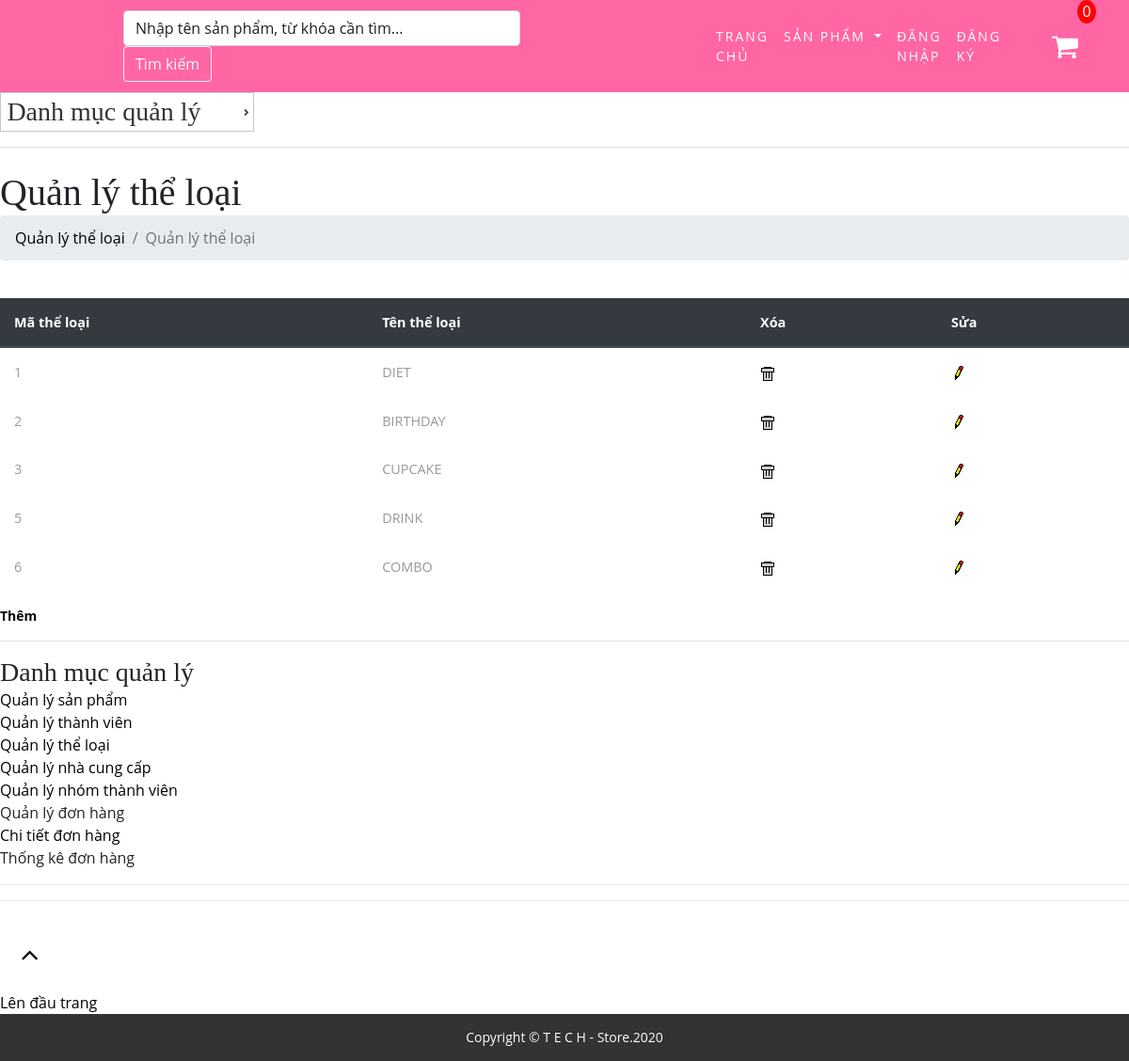
The app's page /admin.php?mod=category&act=manage with its own data.
### tables this page shows
CREATE TABLE `categories` (
  `CategoryID` int(11) NOT NULL,
  `CategoryName` varchar(255) NOT NULL,
  `Position` int(11) DEFAULT '0'
);

### Controller/Category/Manage.php (called while the page is built)
<?php
	include_once("Model/Category.php");
	$cat = new Category();
	$ret = $cat->getCategoryManage();
	include_once("View/Category/Manage.php");
?>

### Model/Category.php (called while the page is built, shortened)
<?php
include_once("DataProvider.php");
class Category{
	private $da;
	function __construct(){
		$this->da = new DataProvider();
	}
	function getCategoryManage(){
		$sql = "Select * from categories";
		return $this->da->FetchAll($sql);
	}
}
?>

### Model/DataProvider.php (called while the page is built, shortened)
<?php
	class DataProvider{
		private $link;
		function __construct()
		{
			$this->link=mysqli_connect("localhost","root","","storedb");
		}
		function  ExecuteQuery($sql)
		{
			mysqli_query($this->link,"set names utf8");
			return mysqli_query($this->link, $sql);
		}
		function FetchAll($sql){
			$arr=array();
			$r = $this->ExecuteQuery($sql);
			while($row = mysqli_fetch_assoc($r)){
				$arr[]=$row;
			}
			return $arr;
		}
	}
?>

### View/Category/Manage.php (the view)
<h1 class="mt-4">Quản lý thể loại</h1>
<ol class="breadcrumb mb-4">
    <li class="breadcrumb-item"><a href="~/View/Products/Manage.php">Quản lý thể loại</a></li>
    <li class="breadcrumb-item active">Quản lý thể loại</li>
</ol>
<div>
	<table class="table" style="margin-top: 40px;">
  		<thead class="thead-dark">
    	<tr>
      		<th scope="col">Mã thể loại</th>
      		<th scope="col">Tên thể loại</th>
      		<th scope="col">Xóa</th>
      		<th scope="col">Sửa</th>
    	</tr>
  		</thead>
    <?php
	foreach($ret as $row)
	{
		echo "<tr><td>";
		echo $row['CategoryID']."</td><td>";
		echo $row['CategoryName']."</td><td>";
		echo "<a href=\"adminManager.php?mod=category&act=delete&id=$row[CategoryID]\" onclick=\"return IsDelete()\"><img src=\"Images/Delete.gif\" /></a></td><td>";
		echo "<a href=\"adminManager.php?mod=category&act=edit&id=$row[CategoryID]\"><img src=\"Images/Edit.gif\" /></a>";
		echo "</td></tr>";
	}
	?>
    </table>
<p class="btn-more box noprint"><strong><a href="adminManager.php?mod=category&act=insert">Thêm</a></strong></p>
</div> <hr class="noscreen">

### css/main2.css (style rules this page uses)
* { box-sizing: border-box; -moz-box-sizing: border-box; -webkit-box-sizing: border-box; }
a,a:hover,a:focus,a:active { outline:none;text-decoration:none;color:#000 }
a, a:hover, a:focus, a:active { outline: none; text-decoration: none; color: #000; }
a { margin: 0; padding: 0; font-size: 100%; vertical-align: baseline; background: transparent; }
img { vertical-align: middle; }
img, object, embed { max-width: 100%; }
h1, h2, h3, h4, h5, h6, p, small, strong, b, i { margin: 0; padding: 0; border: 0; vertical-align: baseline; background: transparent; }

### records on screen
categories: CategoryID "1", CategoryName "DIET"
categories: CategoryID "2", CategoryName "BIRTHDAY"
categories: CategoryID "3", CategoryName "CUPCAKE"
categories: CategoryID "5", CategoryName "DRINK"
categories: CategoryID "6", CategoryName "COMBO"
